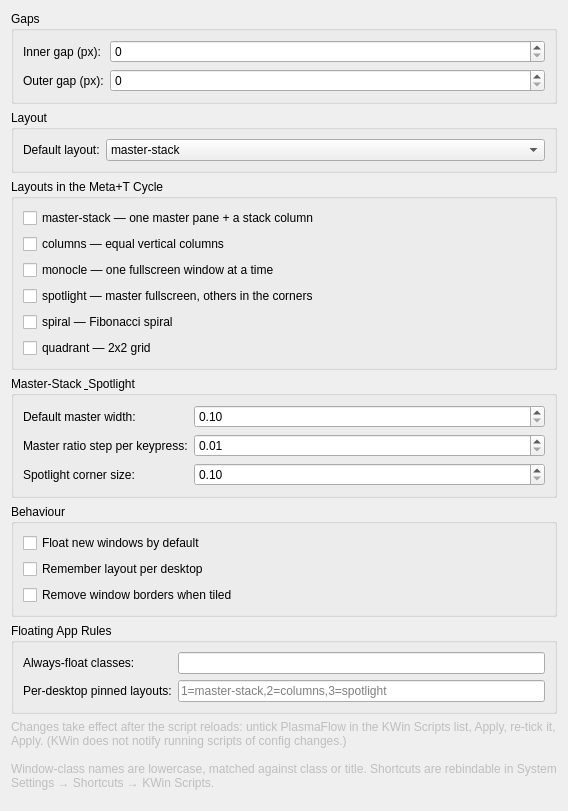
<?xml version="1.0" encoding="UTF-8"?>
<!--
  PlasmaFlow settings panel for the KWin Scripts KCM.
  Loaded by kcm_kwin4_genericscripted (declared via X-KDE-ConfigModule in
  metadata.json). Each control's objectName is kcfg_<entryName>, matching an
  <entry> in ../config/main.xml — KConfigDialogManager auto-loads and saves them.
-->
<ui version="4.0">
 <class>Form</class>
 <widget class="QWidget" name="Form">
  <layout class="QVBoxLayout" name="rootLayout">

   <item>
    <widget class="QGroupBox" name="groupGaps">
     <property name="title"><string>Gaps</string></property>
     <layout class="QFormLayout" name="formGaps">
      <item row="0" column="0">
       <widget class="QLabel" name="labelGap"><property name="text"><string>Inner gap (px):</string></property></widget>
      </item>
      <item row="0" column="1">
       <widget class="QSpinBox" name="kcfg_gap">
        <property name="toolTip"><string>Space, in pixels, between adjacent tiled windows.</string></property>
        <property name="minimum"><number>0</number></property>
        <property name="maximum"><number>64</number></property>
       </widget>
      </item>
      <item row="1" column="0">
       <widget class="QLabel" name="labelOuterGap"><property name="text"><string>Outer gap (px):</string></property></widget>
      </item>
      <item row="1" column="1">
       <widget class="QSpinBox" name="kcfg_outerGap">
        <property name="toolTip"><string>Space, in pixels, between the tiled area and the screen or panel edges.</string></property>
        <property name="minimum"><number>0</number></property>
        <property name="maximum"><number>64</number></property>
       </widget>
      </item>
     </layout>
    </widget>
   </item>

   <item>
    <widget class="QGroupBox" name="groupLayout">
     <property name="title"><string>Layout</string></property>
     <layout class="QFormLayout" name="formLayout">
      <item row="0" column="0">
       <widget class="QLabel" name="labelDefaultLayout"><property name="text"><string>Default layout:</string></property></widget>
      </item>
      <item row="0" column="1">
       <widget class="QComboBox" name="kcfg_defaultLayout">
        <property name="toolTip"><string>Layout used on a desktop with no pinned or saved layout.
master-stack: one master + a stack column.
columns: equal vertical columns.
monocle: one fullscreen window at a time.
spotlight: master fullscreen, others in the corners.
spiral: Fibonacci spiral; split fraction follows master width.
quadrant: 2x2 grid (fills TL, TR, BR, BL); Meta+H/L grows a window diagonally.</string></property>
        <item><property name="text"><string>master-stack</string></property></item>
        <item><property name="text"><string>columns</string></property></item>
        <item><property name="text"><string>monocle</string></property></item>
        <item><property name="text"><string>spotlight</string></property></item>
        <item><property name="text"><string>spiral</string></property></item>
        <item><property name="text"><string>quadrant</string></property></item>
       </widget>
      </item>
     </layout>
    </widget>
   </item>

   <item>
    <widget class="QGroupBox" name="groupEnabled">
     <property name="title"><string>Layouts in the Meta+T Cycle</string></property>
     <property name="toolTip"><string>Untick a layout you never use to drop it from the Meta+T rotation. Meta+Shift+T still cycles through every layout, and the default, pinned and remembered layouts are unaffected. Unticking all of them leaves every layout in the cycle.</string></property>
     <layout class="QVBoxLayout" name="vboxEnabled">
      <item>
       <widget class="QCheckBox" name="kcfg_enableMasterStack">
        <property name="text"><string>master-stack — one master pane + a stack column</string></property>
       </widget>
      </item>
      <item>
       <widget class="QCheckBox" name="kcfg_enableColumns">
        <property name="text"><string>columns — equal vertical columns</string></property>
       </widget>
      </item>
      <item>
       <widget class="QCheckBox" name="kcfg_enableMonocle">
        <property name="text"><string>monocle — one fullscreen window at a time</string></property>
       </widget>
      </item>
      <item>
       <widget class="QCheckBox" name="kcfg_enableSpotlight">
        <property name="text"><string>spotlight — master fullscreen, others in the corners</string></property>
       </widget>
      </item>
      <item>
       <widget class="QCheckBox" name="kcfg_enableSpiral">
        <property name="text"><string>spiral — Fibonacci spiral</string></property>
       </widget>
      </item>
      <item>
       <widget class="QCheckBox" name="kcfg_enableQuadrant">
        <property name="text"><string>quadrant — 2x2 grid</string></property>
       </widget>
      </item>
     </layout>
    </widget>
   </item>

   <item>
    <widget class="QGroupBox" name="groupMaster">
     <property name="title"><string>Master-Stack &amp; Spotlight</string></property>
     <layout class="QFormLayout" name="formMaster">
      <item row="0" column="0">
       <widget class="QLabel" name="labelMasterRatio"><property name="text"><string>Default master width:</string></property></widget>
      </item>
      <item row="0" column="1">
       <widget class="QDoubleSpinBox" name="kcfg_defaultMasterRatio">
        <property name="toolTip"><string>Fraction of the usable width given to the master pane (master-stack only). Adjust live with Meta+H / Meta+L.</string></property>
        <property name="decimals"><number>2</number></property>
        <property name="minimum"><double>0.10</double></property>
        <property name="maximum"><double>0.90</double></property>
        <property name="singleStep"><double>0.05</double></property>
       </widget>
      </item>
      <item row="1" column="0">
       <widget class="QLabel" name="labelRatioStep"><property name="text"><string>Master ratio step per keypress:</string></property></widget>
      </item>
      <item row="1" column="1">
       <widget class="QDoubleSpinBox" name="kcfg_masterRatioStep">
        <property name="toolTip"><string>How much the master width changes on each Meta+H / Meta+L press.</string></property>
        <property name="decimals"><number>2</number></property>
        <property name="minimum"><double>0.01</double></property>
        <property name="maximum"><double>0.20</double></property>
        <property name="singleStep"><double>0.01</double></property>
       </widget>
      </item>
      <item row="2" column="0">
       <widget class="QLabel" name="labelSpotlight"><property name="text"><string>Spotlight corner size:</string></property></widget>
      </item>
      <item row="2" column="1">
       <widget class="QDoubleSpinBox" name="kcfg_spotlightCornerRatio">
        <property name="toolTip"><string>Spotlight layout only: size of each corner window, as a fraction of the screen's width and height.</string></property>
        <property name="decimals"><number>2</number></property>
        <property name="minimum"><double>0.10</double></property>
        <property name="maximum"><double>0.50</double></property>
        <property name="singleStep"><double>0.01</double></property>
       </widget>
      </item>
     </layout>
    </widget>
   </item>

   <item>
    <widget class="QGroupBox" name="groupBehaviour">
     <property name="title"><string>Behaviour</string></property>
     <layout class="QVBoxLayout" name="vboxBehaviour">
      <item>
       <widget class="QCheckBox" name="kcfg_floatOnStart">
        <property name="text"><string>Float new windows by default</string></property>
        <property name="toolTip"><string>Newly opened windows start floating instead of tiling. Pull one into the layout on demand with Meta+F.</string></property>
       </widget>
      </item>
      <item>
       <widget class="QCheckBox" name="kcfg_persistSession">
        <property name="text"><string>Remember layout per desktop</string></property>
        <property name="toolTip"><string>Remember each desktop's layout and master width across logout/login.</string></property>
       </widget>
      </item>
      <item>
       <widget class="QCheckBox" name="kcfg_noBorderTiling">
        <property name="text"><string>Remove window borders when tiled</string></property>
        <property name="toolTip"><string>Strip the title bar and borders from tiled windows for a clean i3-style look. Borders are restored when a window floats or is parked. Windows that draw their own decorations (client-side) are unaffected.</string></property>
       </widget>
      </item>
     </layout>
    </widget>
   </item>

   <item>
    <widget class="QGroupBox" name="groupFloat">
     <property name="title"><string>Floating App Rules</string></property>
     <layout class="QFormLayout" name="formFloat">
      <item row="0" column="0">
       <widget class="QLabel" name="labelFloatClasses"><property name="text"><string>Always-float classes:</string></property></widget>
      </item>
      <item row="0" column="1">
       <widget class="QLineEdit" name="kcfg_floatClasses">
        <property name="toolTip"><string>Comma-separated window classes (lowercase). Dialogs, splash screens, and non-resizable windows always float regardless of this list.</string></property>
       </widget>
      </item>
      <item row="1" column="0">
       <widget class="QLabel" name="labelDesktopLayouts"><property name="text"><string>Per-desktop pinned layouts:</string></property></widget>
      </item>
      <item row="1" column="1">
       <widget class="QLineEdit" name="kcfg_desktopLayouts">
        <property name="toolTip"><string>Pin a layout to a virtual desktop by 1-based number, e.g. 1=master-stack,2=columns,3=spotlight. Meta+T overrides for the session.</string></property>
        <property name="placeholderText"><string>1=master-stack,2=columns,3=spotlight</string></property>
       </widget>
      </item>
     </layout>
    </widget>
   </item>

   <item>
    <widget class="QLabel" name="hint">
     <property name="text"><string>Changes take effect after the script reloads: untick PlasmaFlow in the KWin Scripts list, Apply, re-tick it, Apply. (KWin does not notify running scripts of config changes.)

Window-class names are lowercase, matched against class or title. Shortcuts are rebindable in System Settings → Shortcuts → KWin Scripts.</string></property>
     <property name="wordWrap"><bool>true</bool></property>
     <property name="enabled"><bool>false</bool></property>
    </widget>
   </item>

   <item>
    <spacer name="verticalSpacer">
     <property name="orientation"><enum>Qt::Vertical</enum></property>
     <property name="sizeHint" stdset="0"><size><width>20</width><height>10</height></size></property>
    </spacer>
   </item>

  </layout>
 </widget>
 <resources/>
 <connections/>
</ui>
